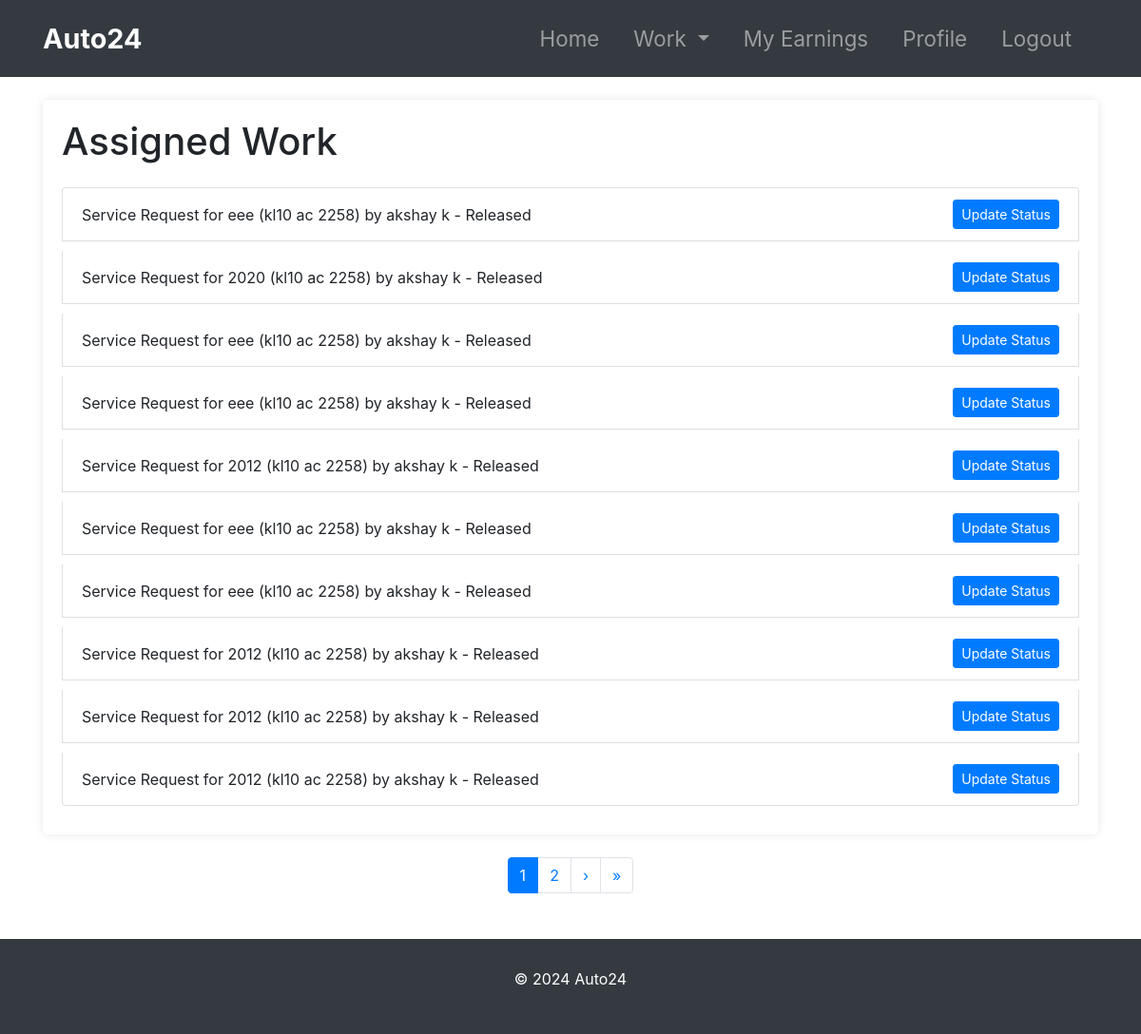
Page /assigned-work/ (signed in) on the earlier database version.
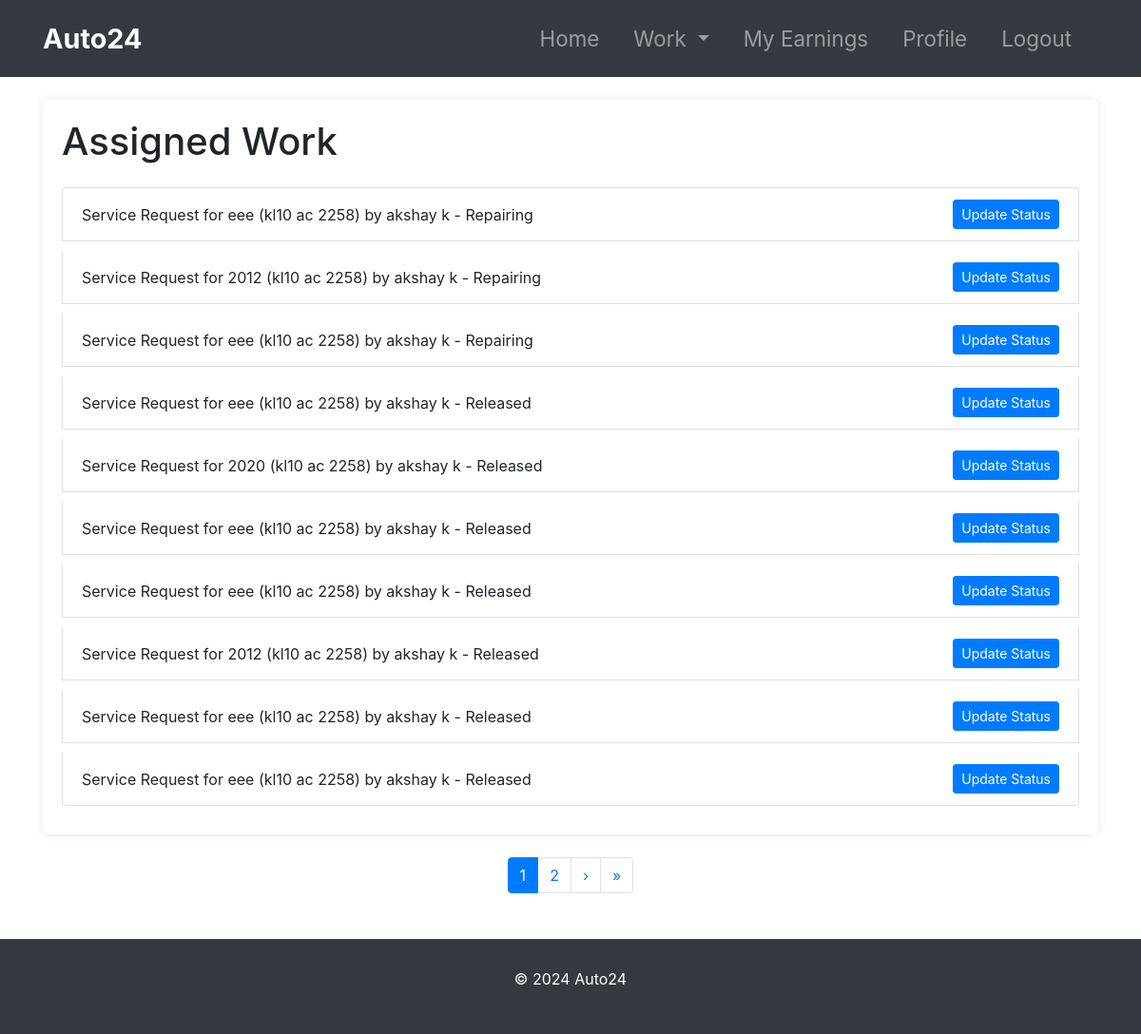
Same page on the later database version.
### mechanic_management/models.py (models this page shows, shortened)
class MechanicWork(models.Model):
    mechanic = models.ForeignKey(Mechanic, on_delete=models.CASCADE, related_name='works')
    service_request = models.ForeignKey('customer_management.ServiceRequest', on_delete=models.CASCADE, related_name='works')
    assigned_at = models.DateTimeField(default=timezone.now)
    status = models.CharField(max_length=20, choices=[
        ('Repairing', 'Repairing'),
        ('Repairing Done', 'Repairing Done'),
        ('Released', 'Released')
    ], default='Repairing')
    cost = models.DecimalField(max_digits=10, decimal_places=2, null=True, blank=True)

### customer_management/models.py (models this page shows, shortened)
class ServiceRequest(models.Model):
    STATUS_CHOICES = [
        ('Pending', 'Pending'),
        ('Approved', 'Approved'),
        ('Repairing', 'Repairing'),
        ('Repairing Done', 'Repairing Done'),
        ('Released', 'Released')
    ]
    SERVICE_CHOICES = [
        ('water service', 'Water Service'),
        ('oil change', 'Oil Change'),
        ('brake service', 'Brake Service'),
        ('spare part work', 'Spare Part Work'),
        ('engine work', 'Engine Work'),
        ('body work', 'Body Work'),
        ('full service', 'Full Service'),
        ('other', 'Other')
    ]
    customer = models.ForeignKey(Customer, on_delete=models.CASCADE, related_name='service_requests')
    assigned_mechanic = models.ForeignKey('mechanic_management.Mechanic', on_delete=models.CASCADE, related_name='service_requests', null=True, blank=True)
    vehicle = models.ForeignKey(Vehicle, on_delete=models.CASCADE, related_name='service_requests')
    problem_description = models.CharField(max_length=300)
    status = models.CharField(max_length=20, choices=STATUS_CHOICES, default='Pending')
    service_type = models.CharField(max_length=20, choices=SERVICE_CHOICES, default='Water Service')
    cost = models.DecimalField(max_digits=10, decimal_places=2, null=True, blank=True)
    created_at = models.DateTimeField(default=timezone.now)
    def __str__(self):
        return f"Service Request for {self.vehicle} by {self.customer.get_name}"

class Vehicle(models.Model):
    number = models.CharField(max_length=20)
    model = models.CharField(max_length=100)
    customer = models.ForeignKey(Customer, on_delete=models.CASCADE, related_name='vehicles')
    def __str__(self):
        return f"{self.model} ({self.number})"

class Customer(models.Model):
    user = models.OneToOneField(User, on_delete=models.CASCADE)
    profile_pic = models.ImageField(upload_to='profile_pic/CustomerProfilePic/', null=True, blank=True)
    address = models.CharField(max_length=40)
    mobile = models.CharField(max_length=20, null=False)
    created_at = models.DateTimeField(default=timezone.now)
    @property
    def get_name(self):
        return self.user.first_name + " " + self.user.last_name

### mechanic_management/views.py (the view)
# urls.py: path('assigned-work/', views.assigned_work, name='assigned_work'),
@login_required
def assigned_work(request):
    mechanic = request.user.mechanic  # Assuming the logged-in user is a mechanic
    assigned_work = MechanicWork.objects.filter(mechanic=mechanic).order_by('-assigned_at')
    paginator = Paginator(assigned_work, 10)  # Show 10 notifications per page
    page = request.GET.get('page')
    try:
        assigned_work = paginator.page(page)
    except PageNotAnInteger:
        assigned_work = paginator.page(1)  # If page is not an integer, deliver first page.
    except EmptyPage:
        assigned_work = paginator.page(paginator.num_pages)  # If page is out of range (e.g. 9999), deliver last page of results.
    return render(request, 'mechanic/assigned_work.html', {'assigned_work': assigned_work})

### templates/mechanic/assigned_work.html (shortened to what this page needs)
{% extends 'mechanic/base.html' %}
{% block content %}
<div class="container mt-4">
    <div class="work-container">
        <h1 class="mb-4">Assigned Work</h1>
        <ul class="list-group work-list">
            {% for work in assigned_work %}
            <li class="list-group-item work-list-item d-flex justify-content-between align-items-center">
                {{ work.service_request }} - {{ work.status }}
                <a href="{% url 'update_work_status' work.pk %}" class="btn btn-primary btn-sm btn-update-status">Update Status</a>
            </li>
            {% empty %}
            <li class="no-assigned-work">No Assigned work found.</li>
            {% endfor %}
        </ul>
    </div>
</div>
<div class="mt-4">
    <ul class="pagination justify-content-center">
        {% if assigned_work.has_other_pages %}
            {% for num in assigned_work.paginator.page_range %}
                {% if assigned_work.number == num %}
                    <li class="page-item active"><span class="page-link">{{ num }}</span></li>
                {% elif num > assigned_work.number|add:'-3' and num < assigned_work.number|add:'3' %}
                    <li class="page-item"><a class="page-link" href="?page={{ num }}">{{ num }}</a></li>
                {% endif %}
            {% endfor %}
            {% if assigned_work.has_next %}
                <li class="page-item"><a class="page-link" href="?page={{ assigned_work.next_page_number }}">&rsaquo;</a></li>
                <li class="page-item"><a class="page-link" href="?page={{ assigned_work.paginator.num_pages }}">&raquo;</a></li>
            {% endif %}
        {% endif %}
    </ul>
</div>
{% endblock %}

Differences in the rows shown:
no longer on this page (row unchanged): MechanicWork: service_request "Service Request for 2012 (kl10 ac 2258) by akshay k", status "Released"
no longer on this page (row unchanged): MechanicWork: service_request "Service Request for 2012 (kl10 ac 2258) by akshay k", status "Released"
no longer on this page (row unchanged): MechanicWork: service_request "Service Request for 2012 (kl10 ac 2258) by akshay k", status "Released"
added MechanicWork: service_request "Service Request for eee (kl10 ac 2258) by akshay k", status "Repairing"
added MechanicWork: service_request "Service Request for 2012 (kl10 ac 2258) by akshay k", status "Repairing"
added MechanicWork: service_request "Service Request for eee (kl10 ac 2258) by akshay k", status "Repairing"
